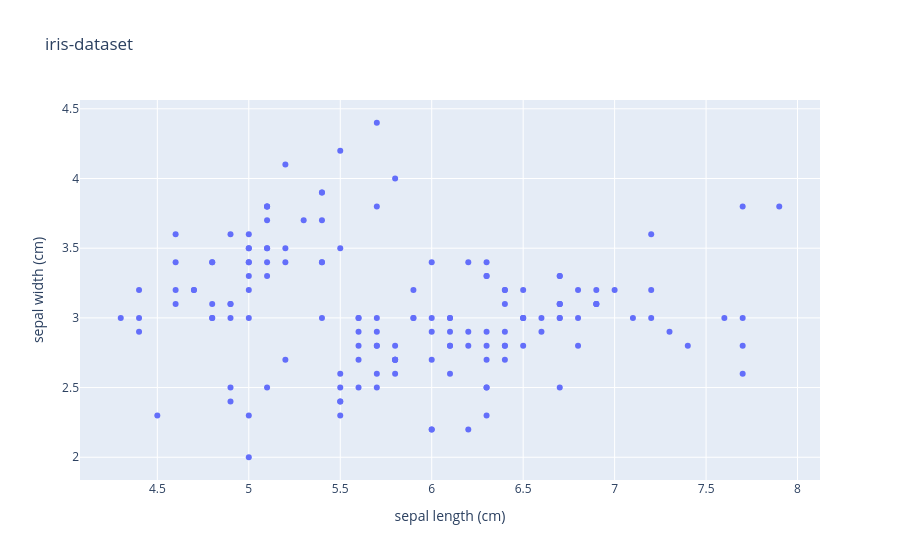

Notebook source saved alongside this figure:
### Code cell
# Plotly ExpressからFigureを作成
figure = px.scatter(
    data_frame=df,
    x='sepal length (cm)',
    y='sepal width (cm)',
    title='iris-dataset'
)   # 萼（がく）の長さと幅の散布図

figure

### Figure 1 — Plotly figure (JSON) as saved in the notebook; plotly's stock layout.template omitted (floating-point values rounded to 4 significant figures; data arrays with more than 128 entries replaced by an {"elided": "..."} marker saying what was removed)
{"data": [{"hovertemplate": "sepal length (cm)=%{x}<br>sepal width (cm)=%{y}<extra></extra>", "legendgroup": "", "marker": {"color": "#636efa", "symbol": "circle"}, "mode": "markers", "name": "", "orientation": "v", "showlegend": false, "type": "scatter", "x": {"elided": "150 float values"}, "xaxis": "x", "y": {"elided": "150 float values"}, "yaxis": "y"}], "layout": {"legend": {"tracegroupgap": 0}, "title": {"text": "iris-dataset"}, "xaxis": {"anchor": "y", "domain": [0, 1], "title": {"text": "sepal length (cm)"}}, "yaxis": {"anchor": "x", "domain": [0, 1], "title": {"text": "sepal width (cm)"}}}}
